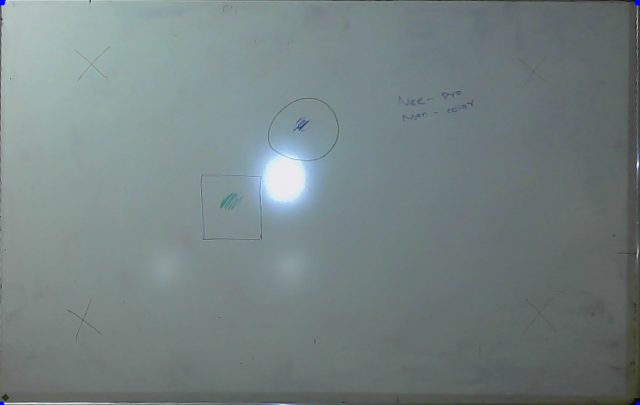
#> input picture images/test.png, 1280 x 810 px, given in place of test_color.jpeg, which was not available (shown at 1/2 size)
$ python test_contour.py
#> lines starting #> are read from the running program, lines starting #| are printed output that depends on the picture; after the words box and inside, x2 and y2 are one past the last pixel; in counts of white or black regions, pixels touching at a corner belong together; pictures that were not available may be replaced by others from this repository, and a replacement may not be noted
### fill.py
import cv2
import numpy as np

from enhance import whiteboard_enhance
from utils import show


def remove_contour(contours_, hierarchy_, min_area, max_area, image):
    exclude = set()
    contours = list(contours_)
    hierarchy = list(hierarchy_)
    contour_map = {-1: -1}
    for i, contour in enumerate(contours):
        area = cv2.contourArea(contour)
        if area > max_area or area < min_area:
            exclude.add(i)

    start = 0
    for i, ex in enumerate(exclude):
        for j in range(start, ex):
            contour_map[j] = j - i
        start = ex + 1

    for j in range(start, len(contours)):
        contour_map[j] = j - len(exclude)

    for i in range(0, len(contours)):
        next = hierarchy[0][i][0]
        while next in exclude:
            next = hierarchy[0][next][0]
        hierarchy[0][i][0] = contour_map[next]

        prev = hierarchy[0][i][1]
        while prev in exclude:
            prev = hierarchy[0][prev][1]
        hierarchy[0][i][1] = contour_map[prev]

        if hierarchy[0][i][2] in exclude:
            hierarchy[0][i][2] = -1
        else:
            hierarchy[0][i][2] = contour_map[hierarchy[0][i][2]]

        if hierarchy[0][i][3] in exclude:
            hierarchy[0][i][3] = -1
        else:
            hierarchy[0][i][3] = contour_map[hierarchy[0][i][3]]

    filtered_contour = [value for index, value in enumerate(contours) if index not in exclude]
    filtered_hierarchy = [[value for index, value in enumerate(hierarchy[0]) if index not in exclude]]

    return filtered_contour, filtered_hierarchy


def sort_contours_into_levels(contours, hierarchy):
    levels = []
    # Initialize levels list
    for i in range(0, len(contours)):
        levels.append([])

    # Iterate through contours and hierarchy
    for i, (contour, hier) in enumerate(zip(contours, hierarchy[0])):
        level = 0
        node = i
        while hierarchy[0][node][3] != -1:
            level += 1
            node = hierarchy[0][node][3]

        levels[level].append(i)

    return levels


def saturate(mean_val):
    # 'mean_val' is a tuple with the BGR values
    bgr_mean_color = np.array(mean_val[:3], dtype=np.uint8)

    # Scale the BGR values, excluding the white and black colors
    saturation_factor = 1.5  # How much to scale the BGR values by
    if not all(bgr_mean_color == 0) and not all(bgr_mean_color == 255):
        max_channel = bgr_mean_color.max()
        # Increase the color's intensity while keeping the same ratio
        saturated_bgr_color = bgr_mean_color * saturation_factor
        # Make sure we don't go past 255 in any channel
        saturated_bgr_color = np.clip(saturated_bgr_color, 0, 255)
        # Keep the highest value at 255 if it was the highest value before scaling
        if max_channel == bgr_mean_color.max():
            saturated_bgr_color = saturated_bgr_color / saturated_bgr_color.max() * 255
    else:
        # For white or black, we don't change the color
        saturated_bgr_color = bgr_mean_color

    # Convert the color back to a tuple for use with OpenCV functions
    return saturated_bgr_color.astype(np.uint8).tolist()


def get_average_color(idx, contours, hierarchy, image):
    mask = np.zeros(image.shape[:2], dtype=np.uint8)
    cv2.drawContours(mask, [contours[idx]], -1, 255, -1)
    child = hierarchy[0][idx][2]
    while child != -1:
        cv2.drawContours(mask, [contours[child]], -1, 0, -1)
        child = hierarchy[0][child][0]

    # Convert the image to the grayscale
    gray_image = cv2.cvtColor(image, cv2.COLOR_BGR2GRAY)

    # Create a mask for non-white (or near-white) pixels
    near_white_threshold = 240  # Define near-white threshold
    non_white_mask = cv2.inRange(gray_image, 0, near_white_threshold)

    # Combine the original mask with the non-white mask
    combined_mask = cv2.bitwise_and(mask, non_white_mask)

    # Calculate the mean color in the masked area, excluding near-white pixels
    mean_val = cv2.mean(image, mask=combined_mask)

    return saturate(mean_val)


def preprocess_image(image):
    gray = cv2.cvtColor(image, cv2.COLOR_BGR2GRAY)
    blurred = cv2.GaussianBlur(gray, (5, 5), 0)
    thresh = cv2.Canny(blurred, 100, 200)

    return thresh


def is_contour_closed(contour, closed_tolerance=0.0002):
    # Calculate the arc length of the contour
    closed_perimeter = cv2.arcLength(contour, True)
    open_perimeter = cv2.arcLength(contour, False)

    # If the closed perimeter is not significantly larger than the open perimeter,
    # it suggests the contour is closed.
    return (open_perimeter - closed_perimeter) / open_perimeter < closed_tolerance


def find_and_fill_contours(thresh, image):
    kernel = np.ones((4, 4), np.uint8)
    closing = cv2.morphologyEx(thresh, cv2.MORPH_CLOSE, kernel)

    # Here we retrieve the hierarchy information along with the contours
    contours, hierarchy = cv2.findContours(closing, cv2.RETR_TREE, cv2.CHAIN_APPROX_SIMPLE)
    contours, hierarchy = remove_contour(contours, hierarchy, 100, 2000000, image)

    # Sort the contours into levels
    levels = sort_contours_into_levels(contours, hierarchy)

    overlay = np.zeros_like(image)

    # Iterate through each contour and its corresponding hierarchy element
    for level in levels:
        for i in level:
            contour = contours[i]

            if not is_contour_closed(contour):
                continue

            color = get_average_color(i, contours, hierarchy, image)

            ov = np.zeros_like(image)
            cv2.drawContours(ov, [contour], -1, color, -1)
            cv2.drawContours(overlay, [contour], -1, color, -1)

    return overlay


# [12 lines left out: function get_fill_overlay, not called in this run]


# [4 lines that do not run on import are left out]

### test_contour.py
import cv2
import numpy as np

from fill import preprocess_image, find_and_fill_contours

# [4 lines of commented-out code are left out]

img = cv2.imread('test/test_color.jpeg')
#> img is the input picture: shape (810, 1280, 3); mean B, G, R 130, 129.9, 117.2


def get_fill_overlay(image: np.ndarray) -> np.ndarray:
    """
    Get the overlay of the filled contours.
    :param image: Image to process
    :return: The overlay as a np.ndarray
    """
    cv2.imshow('img', img)
    cv2.moveWindow('img', 100, 100)

    thresh = preprocess_image(image)
#> in preprocess_image, `thresh = cv2.Canny(blurred, 100, 200)`:
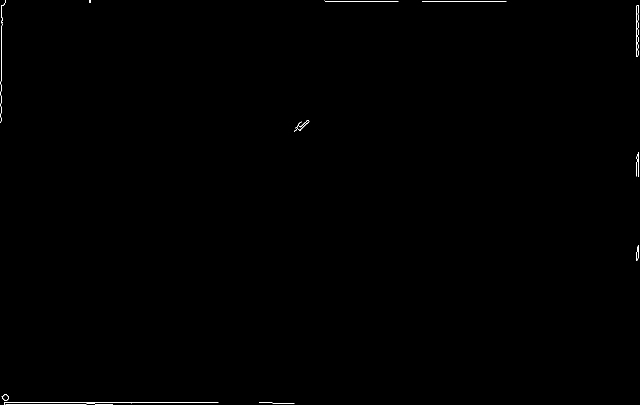
#> thresh: shape (810, 1280) (shown at 1/2 size); 0.18% white in thin lines or dots
    cv2.imshow('proc', thresh)
    cv2.moveWindow('proc', 800, 100)


    overlay = find_and_fill_contours(thresh, image)
#> in find_and_fill_contours, `closing = cv2.morphologyEx(thresh, cv2.MORPH_CLOSE, kernel)`:
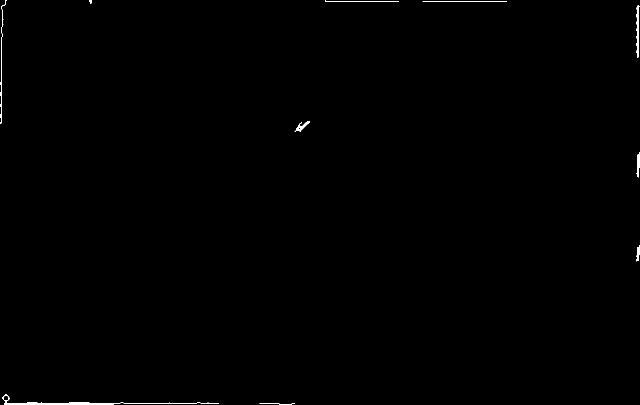
#> closing: shape (810, 1280) (shown at 1/2 size); 0.29% white; 10 white regions
#> in find_and_fill_contours, `contours, hierarchy = cv2.findContours(closing, cv2.RETR_TREE, cv2.CHA..`: contours = 12 contours, 3 with area under 20; largest, box (x1, y1, x2, y2) and area: (4, 789, 438, 810) 854, (1273, 11, 1280, 115) 328, (1273, 305, 1280, 355) 181, (589, 242, 620, 264) 170, (1273, 491, 1280, 523) 106
#> the loop in remove_contour, `for i, contour in enumerate(contours):` made 12 passes
#> area on passes 1, 2, 3, 4, 5, 6, 7, 8, 12: 23, 854.5, 94, 106, 181, 170.5, 23, 328, 66.5
#> after the loop in remove_contour, `for i, contour in enumerate(contours):`: exclude = 7 items
#> the loop in remove_contour, `for i, ex in enumerate(exclude):` made 7 passes
#> (ex, start) on passes 1 to 7: (0, 1), (2, 3), (6, 7), (8, 9), (9, 10), (10, 11), (11, 12)
#> after the loop in remove_contour, `for i, ex in enumerate(exclude):`: contour_map = {-1: -1, 1: 0, 3: 1, 4: 2, 5: 3, 7: 4}
#> the loop in remove_contour, `for i in range(0, len(contours)):` made 12 passes
#> in remove_contour, `filtered_contour = [value for index, value in enumerate(contours) if i..`: filtered_contour = 5 contours; box (x1, y1, x2, y2) and area: (4, 789, 438, 810) 854, (1273, 11, 1280, 115) 328, (1273, 305, 1280, 355) 181, (589, 242, 620, 264) 170, (1273, 491, 1280, 523) 106
#> in remove_contour, `filtered_hierarchy = [[value for index, value in enumerate(hierarchy[0..`: filtered_hierarchy = [[[1, -1, -1, -1], [2, 0, -1, -1], [3, 1, -1, -1], [4, 2, -1, -1], [-1, 3, -1, -1]]]
#> in find_and_fill_contours, `contours, hierarchy = remove_contour(contours, hierarchy, 100, 2000000..`: contours has the same summary as filtered_contour in remove_contour
#> the loop in sort_contours_into_levels, `for i in range(0, len(contours)):` made 5 passes
#> after the loop in sort_contours_into_levels, `for i in range(0, len(contours)):`: levels = [[], [], [], [], []]
#> the loop in sort_contours_into_levels, `for i, (contour, hier) in enumerate(zip(contours, hierarchy[0])):` made 5 passes
#> in find_and_fill_contours, `levels = sort_contours_into_levels(contours, hierarchy)`: levels = [[0, 1, 2, 3, 4], [], [], [], []]
#> the loop in find_and_fill_contours, `for level in levels:` made 5 passes
#> level on pass 1: [0, 1, 2, 3, 4]
#> pass 1, in get_average_color, `non_white_mask = cv2.inRange(gray_image, 0, near_white_threshold)`:
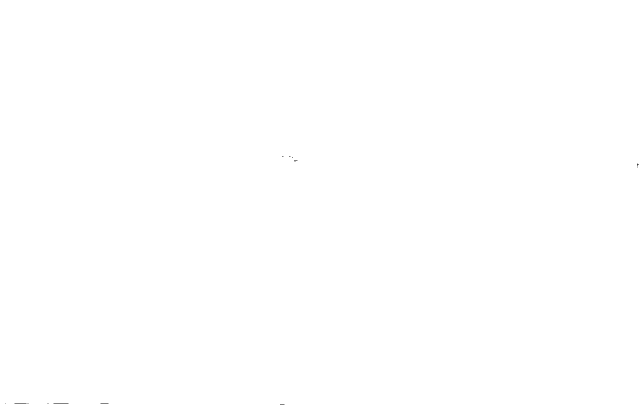
#> non_white_mask: shape (810, 1280) (shown at 1/2 size); 100% white; black in thin lines or dots, all inside (x1, y1, x2, y2) = (10, 313, 1277, 809)
    cv2.imshow('overlay', overlay)
    cv2.moveWindow('overlay', 300, 600)

    return overlay


# cv2.imwrite('test/cont.jpg', img)

overlay = get_fill_overlay(img)
# cv2.imwrite('test/cont_proc.jpg', overlay)

while cv2.waitKey(0) != 27:
#> (key Esc is pressed here)
    pass
